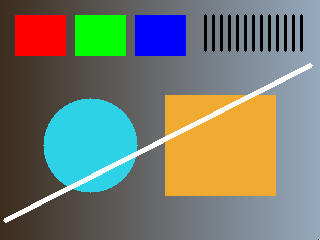
#> input picture 20261104/03_심화/day13_vision/data/scene.png, 320 x 240 px
$ python main.py
#> lines starting #> are read from the running program, lines starting #| are printed output that depends on the picture; after the words box and inside, x2 and y2 are one past the last pixel; in counts of white or black regions, pixels touching at a corner belong together
### 20261104/03_심화/day13_vision/image_ops.py
import cv2
import numpy as np

def prepare_image(image,size=(160,120)):
    """색공간·Resize·필터·형태학 처리의 중간 결과를 딕셔너리로 반환합니다."""
    # >>> TODO H07
    # Gray와 size=(너비,높이)로 축소한 small을 만드세요. 원본 image를 직접 수정하지 않습니다.
    gray=image[:,:,0]
    small=cv2.resize(gray,size)
    # <<< TODO H07
    blur=cv2.GaussianBlur(small,(3,3),0)
    _,binary=cv2.threshold(blur,127,255,cv2.THRESH_BINARY)
    kernel=cv2.getStructuringElement(cv2.MORPH_RECT,(3,3))
    opened=cv2.morphologyEx(binary,cv2.MORPH_OPEN,kernel)
    edge=cv2.Canny(blur,80,160)
    return {"gray":gray,"small":small,"blur":blur,"binary":binary,"opened":opened,"edge":edge}

def augment_image(image):
    """종합 실습에서는 설정을 고정해 재실행 비교를 쉽게 합니다."""
    flipped=cv2.flip(image,1)
    return np.clip(flipped.astype(np.float32)+15,0,255).astype(np.uint8)

### 20261104/03_심화/day13_vision/main.py
from pathlib import Path
import os
import cv2
import numpy as np

# 제공 코드: 어느 작업 폴더에서 실행해도 현재 파일 옆의 입력을 읽습니다.
# OpenCV에는 영문 상대 경로를 전달합니다. 원본 파일은 덮어쓰지 않습니다.
os.chdir(Path(__file__).resolve().parent)

import csv
import json
from time import perf_counter
Path("outputs").mkdir(exist_ok=True)

import hashlib
from image_ops import prepare_image,augment_image
from video_ops import process_video

rows=[];source_hashes={}
for filename in ["scene.png","noisy.png","objects.png"]:
    src=Path("data")/filename;source_hashes[filename]=hashlib.sha256(src.read_bytes()).hexdigest()
    image=cv2.imread(str(src));start=perf_counter();results=prepare_image(image);seconds=perf_counter()-start
#> further down, image is the input picture: shape (240, 320, 3); mean B, G, R 111, 124.4, 118.4
#> in prepare_image, `small=cv2.resize(gray,size)`:
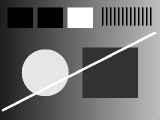
#> small: shape (120, 160); min 0, max 255, mean 111
#> in prepare_image, `blur=cv2.GaussianBlur(small,(3,3),0)`:
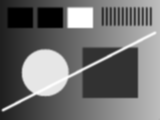
#> blur: shape (120, 160); min 0, max 255, mean 111
#> in prepare_image, `_,binary=cv2.threshold(blur,127,255,cv2.THRESH_BINARY)`:
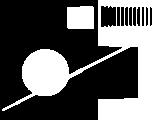
#> binary: shape (120, 160); 38.2% white; 2 white regions, box (x1, y1, x2, y2) and area: (2, 0, 160, 120) 6737, (67, 6, 94, 29) 606
#> in prepare_image, `opened=cv2.morphologyEx(binary,cv2.MORPH_OPEN,kernel)`: opened: shape (120, 160); 36.8% white; 2 white regions, box (x1, y1, x2, y2) and area: (15, 0, 160, 120) 6453, (67, 6, 94, 29) 606
#> in prepare_image, `edge=cv2.Canny(blur,80,160)`:
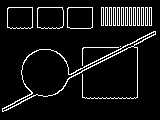
#> edge: shape (120, 160); 7.8% white in thin lines or dots, all inside (x1, y1, x2, y2) = (2, 7, 156, 112)
#> after `results = prepare_image(image)`: results = 6 items
    results["aug"]=augment_image(cv2.resize(image,(160,120),interpolation=cv2.INTER_AREA))
#> in augment_image, `flipped=cv2.flip(image,1)`:
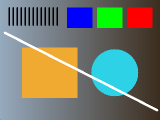
#> flipped: shape (120, 160, 3); mean of channels 0, 1, 2 111, 124.5, 118.5; drawn as B, G, R
#> in augment_image, `flipped=cv2.flip(image,1)`:
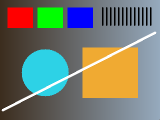
#> image: shape (120, 160, 3); mean of channels 0, 1, 2 111, 124.5, 118.5; drawn as B, G, R
    # >>> TODO H09
    # results의 각 stage/result를 PNG로 저장하고 재읽기 비교와 크기·채널을 rows에 기록하세요. CSV 열은 코드의 예시 구조를 참고합니다.
    pass
    # <<< TODO H09
    preview=cv2.hconcat([cv2.resize(image,(160,120)),cv2.cvtColor(results["small"],cv2.COLOR_GRAY2BGR),cv2.cvtColor(results["edge"],cv2.COLOR_GRAY2BGR)])
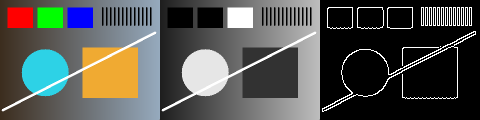
#> preview: shape (120, 480, 3); mean B, G, R 80.6, 85.1, 83.1
    cv2.imwrite(f"outputs/{src.stem}_compare.png",preview)
#> pass 2 of the loop `for filename in ["scene.png","noisy.png","objects.png"]:`:
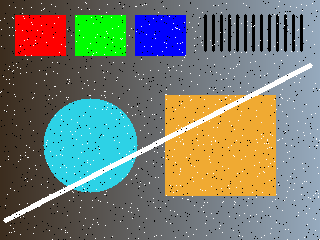
#> input picture 20261104/03_심화/day13_vision/data/noisy.png, 320 x 240 px
#> image is the input picture: shape (240, 320, 3); mean B, G, R 111.3, 124.4, 118.5
#> in prepare_image (call 2), `_,binary=cv2.threshold(blur,127,255,cv2.THRESH_BINARY)`:
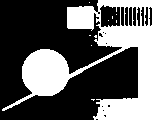
#> binary: shape (120, 160); 38.3% white; 10 white regions (9 under 20 px), largest, box (x1, y1, x2, y2) and area: (2, 0, 160, 120) 7332
#> opened: shape (120, 160); 36.3% white; 6 white regions (2 under 20 px), largest, box (x1, y1, x2, y2) and area: (96, 0, 160, 120) 4324, (15, 49, 88, 105) 1933, (67, 6, 95, 29) 608, (89, 54, 112, 67) 79
#> edge: shape (120, 160); 7.9% white in thin lines or dots, all inside (x1, y1, x2, y2) = (2, 5, 156, 112)
#> image: shape (120, 160, 3)
#> `preview=cv2.hconcat([cv2.resize(image,(160,120)),cv2.cvtColor(results[..`:
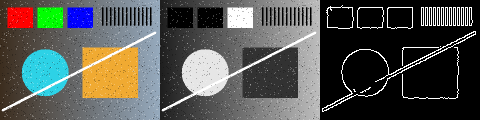
#> preview: shape (120, 480, 3); mean B, G, R 80.9, 85.3, 83.4
#> pass 3 of the loop `for filename in ["scene.png","noisy.png","objects.png"]:`:
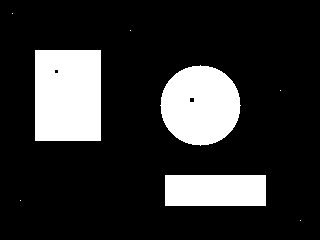
#> input picture 20261104/03_심화/day13_vision/data/objects.png, 320 x 240 px
#> image is the input picture: shape (240, 320, 3); 18.4% white; 8 white regions (5 under 20 px), largest, box (x1, y1, x2, y2) and area: (35, 50, 101, 141) 5997, (160, 65, 241, 146) 5009, (165, 175, 266, 206) 3131
#> binary: shape (120, 160); 18.9% white; 3 white regions, box (x1, y1, x2, y2) and area: (17, 25, 51, 71) 1556, (80, 33, 120, 73) 1258, (82, 87, 133, 103) 811
#> edge: shape (120, 160); 2.3% white in thin lines or dots, all inside (x1, y1, x2, y2) = (17, 24, 133, 103)
#> in augment_image (call 3), `flipped=cv2.flip(image,1)`:
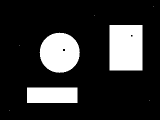
#> flipped: shape (120, 160, 3); min 0, max 255, mean 47
#> image: shape (120, 160, 3)
#> `preview=cv2.hconcat([cv2.resize(image,(160,120)),cv2.cvtColor(results[..`:
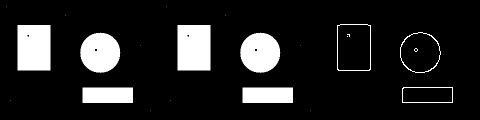
#> preview: shape (120, 480, 3); min 0, max 255, mean 33.3
#> (the run stopped early here; a loop or call above may not have finished)
